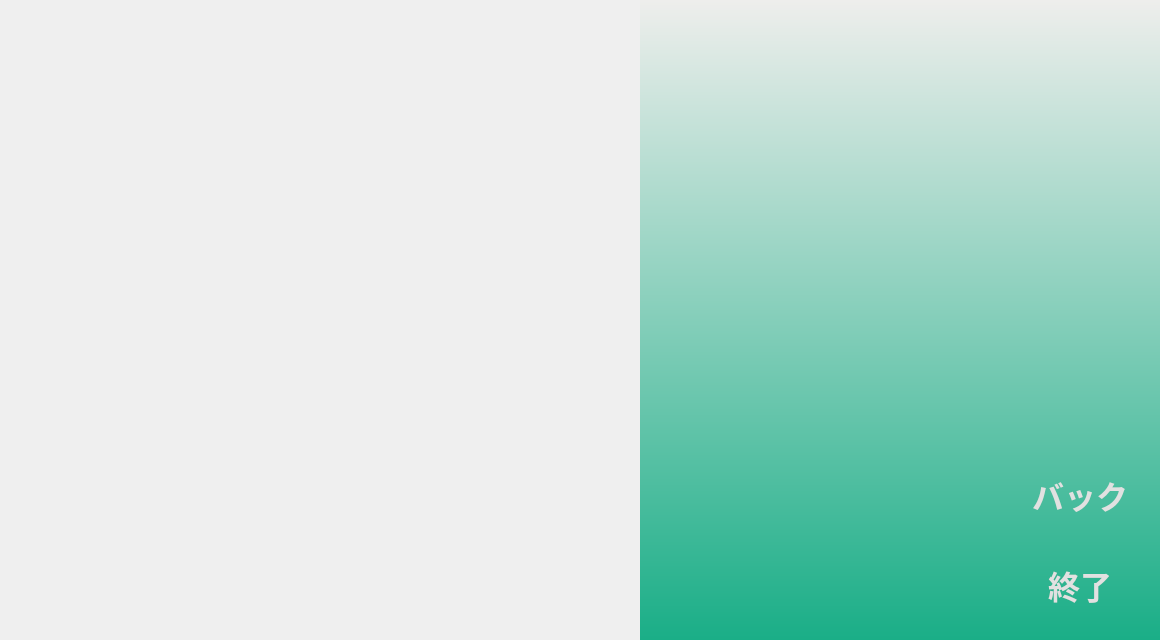
<?xml version="1.0" encoding="UTF-8"?>
<ui version="4.0">
 <class>edit</class>
 <widget class="QWidget" name="edit">
  <property name="geometry">
   <rect>
    <x>0</x>
    <y>0</y>
    <width>1160</width>
    <height>640</height>
   </rect>
  </property>
  <property name="windowTitle">
   <string>Chess Game</string>
  </property>
  <widget class="QLabel" name="label">
   <property name="geometry">
    <rect>
     <x>0</x>
     <y>0</y>
     <width>640</width>
     <height>640</height>
    </rect>
   </property>
   <property name="styleSheet">
    <string notr="true">background-image:url(:/pic/chessboard.png)</string>
   </property>
   <property name="text">
    <string/>
   </property>
  </widget>
  <widget class="QLabel" name="label_2">
   <property name="geometry">
    <rect>
     <x>640</x>
     <y>0</y>
     <width>520</width>
     <height>640</height>
    </rect>
   </property>
   <property name="styleSheet">
    <string notr="true">background-color:qlineargradient(spread:pad, x1:1, y1:0, x2:1, y2:1, stop:0 rgba(238, 238, 236, 255), stop:1 rgba(26, 174, 135, 255))</string>
   </property>
   <property name="text">
    <string/>
   </property>
  </widget>
  <widget class="QPushButton" name="back">
   <property name="geometry">
    <rect>
     <x>1020</x>
     <y>460</y>
     <width>120</width>
     <height>70</height>
    </rect>
   </property>
   <property name="font">
    <font>
     <pointsize>24</pointsize>
     <weight>75</weight>
     <bold>true</bold>
    </font>
   </property>
   <property name="styleSheet">
    <string notr="true">QPushButton {
color:rgb(225, 225, 225);
border:none;
background-color:transparent;
}
QPushButton :pressed{
background-color:qlineargradient(spread:pad, x1:1, y1:0, x2:1, y2:1, stop:0 rgba(255, 255, 255, 255), stop:1 rgba(97, 103, 205, 255));
}</string>
   </property>
   <property name="text">
    <string>バック</string>
   </property>
  </widget>
  <widget class="QPushButton" name="end">
   <property name="geometry">
    <rect>
     <x>1020</x>
     <y>550</y>
     <width>120</width>
     <height>70</height>
    </rect>
   </property>
   <property name="font">
    <font>
     <pointsize>24</pointsize>
     <weight>75</weight>
     <bold>true</bold>
    </font>
   </property>
   <property name="styleSheet">
    <string notr="true">QPushButton {
color:rgb(225, 225, 225);
border:none;
background-color:transparent;
}
QPushButton :pressed{
background-color:qlineargradient(spread:pad, x1:1, y1:0, x2:1, y2:1, stop:0 rgba(255, 255, 255, 255), stop:1 rgba(97, 103, 205, 255));
}</string>
   </property>
   <property name="text">
    <string>終了</string>
   </property>
  </widget>
  <widget class="QPushButton" name="black_rook1">
   <property name="geometry">
    <rect>
     <x>680</x>
     <y>0</y>
     <width>80</width>
     <height>80</height>
    </rect>
   </property>
   <property name="styleSheet">
    <string notr="true">QPushButton {
border:none;
background-color:transparent;
background-image:url(:/pic/black_rook.png);
}</string>
   </property>
   <property name="text">
    <string/>
   </property>
  </widget>
  <widget class="QPushButton" name="black_rook2">
   <property name="geometry">
    <rect>
     <x>680</x>
     <y>560</y>
     <width>80</width>
     <height>80</height>
    </rect>
   </property>
   <property name="styleSheet">
    <string notr="true">QPushButton {
border:none;
background-color:transparent;
background-image:url(:/pic/black_rook.png);
}</string>
   </property>
   <property name="text">
    <string/>
   </property>
  </widget>
  <widget class="QPushButton" name="white_rook2">
   <property name="geometry">
    <rect>
     <x>840</x>
     <y>560</y>
     <width>80</width>
     <height>80</height>
    </rect>
   </property>
   <property name="styleSheet">
    <string notr="true">QPushButton {
border:none;
background-color:transparent;
background-image:url(:/pic/white_rook.png);
}</string>
   </property>
   <property name="text">
    <string/>
   </property>
  </widget>
  <widget class="QPushButton" name="white_rook1">
   <property name="geometry">
    <rect>
     <x>840</x>
     <y>0</y>
     <width>80</width>
     <height>80</height>
    </rect>
   </property>
   <property name="styleSheet">
    <string notr="true">QPushButton {
border:none;
background-color:transparent;
background-image:url(:/pic/white_rook.png);
}</string>
   </property>
   <property name="text">
    <string/>
   </property>
  </widget>
  <widget class="QPushButton" name="black_knight1">
   <property name="geometry">
    <rect>
     <x>680</x>
     <y>80</y>
     <width>80</width>
     <height>80</height>
    </rect>
   </property>
   <property name="styleSheet">
    <string notr="true">QPushButton {
border:none;
background-color:transparent;
background-image:url(:/pic/black_knight.png);
}</string>
   </property>
   <property name="text">
    <string/>
   </property>
  </widget>
  <widget class="QPushButton" name="black_knight2">
   <property name="geometry">
    <rect>
     <x>680</x>
     <y>480</y>
     <width>80</width>
     <height>80</height>
    </rect>
   </property>
   <property name="styleSheet">
    <string notr="true">QPushButton {
border:none;
background-color:transparent;
background-image:url(:/pic/black_knight.png);
}</string>
   </property>
   <property name="text">
    <string/>
   </property>
  </widget>
  <widget class="QPushButton" name="white_knight1">
   <property name="geometry">
    <rect>
     <x>840</x>
     <y>80</y>
     <width>80</width>
     <height>80</height>
    </rect>
   </property>
   <property name="styleSheet">
    <string notr="true">QPushButton {
border:none;
background-color:transparent;
background-image:url(:/pic/white_knight.png);
}</string>
   </property>
   <property name="text">
    <string/>
   </property>
  </widget>
  <widget class="QPushButton" name="white_knight2">
   <property name="geometry">
    <rect>
     <x>840</x>
     <y>480</y>
     <width>80</width>
     <height>80</height>
    </rect>
   </property>
   <property name="styleSheet">
    <string notr="true">QPushButton {
border:none;
background-color:transparent;
background-image:url(:/pic/white_knight.png);
}</string>
   </property>
   <property name="text">
    <string/>
   </property>
  </widget>
  <widget class="QPushButton" name="black_bishop1">
   <property name="geometry">
    <rect>
     <x>680</x>
     <y>160</y>
     <width>80</width>
     <height>80</height>
    </rect>
   </property>
   <property name="styleSheet">
    <string notr="true">QPushButton {
border:none;
background-color:transparent;
background-image:url(:/pic/black_bishop.png);
}</string>
   </property>
   <property name="text">
    <string/>
   </property>
  </widget>
  <widget class="QPushButton" name="black_bishop2">
   <property name="geometry">
    <rect>
     <x>680</x>
     <y>400</y>
     <width>80</width>
     <height>80</height>
    </rect>
   </property>
   <property name="styleSheet">
    <string notr="true">QPushButton {
border:none;
background-color:transparent;
background-image:url(:/pic/black_bishop.png);
}</string>
   </property>
   <property name="text">
    <string/>
   </property>
  </widget>
  <widget class="QPushButton" name="white_bishop1">
   <property name="geometry">
    <rect>
     <x>840</x>
     <y>160</y>
     <width>80</width>
     <height>80</height>
    </rect>
   </property>
   <property name="styleSheet">
    <string notr="true">QPushButton {
border:none;
background-color:transparent;
background-image:url(:/pic/white_bishop.png);
}</string>
   </property>
   <property name="text">
    <string/>
   </property>
  </widget>
  <widget class="QPushButton" name="white_bishop2">
   <property name="geometry">
    <rect>
     <x>840</x>
     <y>400</y>
     <width>80</width>
     <height>80</height>
    </rect>
   </property>
   <property name="styleSheet">
    <string notr="true">QPushButton {
border:none;
background-color:transparent;
background-image:url(:/pic/white_bishop.png);
}</string>
   </property>
   <property name="text">
    <string/>
   </property>
  </widget>
  <widget class="QPushButton" name="black_king">
   <property name="geometry">
    <rect>
     <x>680</x>
     <y>320</y>
     <width>80</width>
     <height>80</height>
    </rect>
   </property>
   <property name="styleSheet">
    <string notr="true">QPushButton {
border:none;
background-color:transparent;
background-image:url(:/pic/black_king.png);
}</string>
   </property>
   <property name="text">
    <string/>
   </property>
  </widget>
  <widget class="QPushButton" name="white_king">
   <property name="geometry">
    <rect>
     <x>840</x>
     <y>320</y>
     <width>80</width>
     <height>80</height>
    </rect>
   </property>
   <property name="styleSheet">
    <string notr="true">QPushButton {
border:none;
background-color:transparent;
background-image:url(:/pic/white_king.png);
}</string>
   </property>
   <property name="text">
    <string/>
   </property>
  </widget>
  <widget class="QPushButton" name="white_queen">
   <property name="geometry">
    <rect>
     <x>840</x>
     <y>240</y>
     <width>80</width>
     <height>80</height>
    </rect>
   </property>
   <property name="styleSheet">
    <string notr="true">QPushButton {
border:none;
background-color:transparent;
background-image:url(:/pic/white_queen.png);
}</string>
   </property>
   <property name="text">
    <string/>
   </property>
  </widget>
  <widget class="QPushButton" name="black_queen">
   <property name="geometry">
    <rect>
     <x>680</x>
     <y>240</y>
     <width>80</width>
     <height>80</height>
    </rect>
   </property>
   <property name="styleSheet">
    <string notr="true">QPushButton {
border:none;
background-color:transparent;
background-image:url(:/pic/black_queen.png);
}</string>
   </property>
   <property name="text">
    <string/>
   </property>
  </widget>
  <widget class="QPushButton" name="black_pawn">
   <property name="geometry">
    <rect>
     <x>760</x>
     <y>0</y>
     <width>80</width>
     <height>80</height>
    </rect>
   </property>
   <property name="styleSheet">
    <string notr="true">QPushButton {
border:none;
background-color:transparent;
background-image:url(:/pic/black_pawn.png);
}</string>
   </property>
   <property name="text">
    <string/>
   </property>
  </widget>
  <widget class="QPushButton" name="black_pawn2">
   <property name="geometry">
    <rect>
     <x>760</x>
     <y>80</y>
     <width>80</width>
     <height>80</height>
    </rect>
   </property>
   <property name="styleSheet">
    <string notr="true">QPushButton {
border:none;
background-color:transparent;
background-image:url(:/pic/black_pawn.png);
}</string>
   </property>
   <property name="text">
    <string/>
   </property>
  </widget>
  <widget class="QPushButton" name="black_pawn3">
   <property name="geometry">
    <rect>
     <x>760</x>
     <y>160</y>
     <width>80</width>
     <height>80</height>
    </rect>
   </property>
   <property name="styleSheet">
    <string notr="true">QPushButton {
border:none;
background-color:transparent;
background-image:url(:/pic/black_pawn.png);
}</string>
   </property>
   <property name="text">
    <string/>
   </property>
  </widget>
  <widget class="QPushButton" name="black_pawn4">
   <property name="geometry">
    <rect>
     <x>760</x>
     <y>240</y>
     <width>80</width>
     <height>80</height>
    </rect>
   </property>
   <property name="styleSheet">
    <string notr="true">QPushButton {
border:none;
background-color:transparent;
background-image:url(:/pic/black_pawn.png);
}</string>
   </property>
   <property name="text">
    <string/>
   </property>
  </widget>
  <widget class="QPushButton" name="black_pawn5">
   <property name="geometry">
    <rect>
     <x>760</x>
     <y>320</y>
     <width>80</width>
     <height>80</height>
    </rect>
   </property>
   <property name="styleSheet">
    <string notr="true">QPushButton {
border:none;
background-color:transparent;
background-image:url(:/pic/black_pawn.png);
}</string>
   </property>
   <property name="text">
    <string/>
   </property>
  </widget>
  <widget class="QPushButton" name="black_pawn6">
   <property name="geometry">
    <rect>
     <x>760</x>
     <y>400</y>
     <width>80</width>
     <height>80</height>
    </rect>
   </property>
   <property name="styleSheet">
    <string notr="true">QPushButton {
border:none;
background-color:transparent;
background-image:url(:/pic/black_pawn.png);
}</string>
   </property>
   <property name="text">
    <string/>
   </property>
  </widget>
  <widget class="QPushButton" name="black_pawn7">
   <property name="geometry">
    <rect>
     <x>760</x>
     <y>480</y>
     <width>80</width>
     <height>80</height>
    </rect>
   </property>
   <property name="styleSheet">
    <string notr="true">QPushButton {
border:none;
background-color:transparent;
background-image:url(:/pic/black_pawn.png);
}</string>
   </property>
   <property name="text">
    <string/>
   </property>
  </widget>
  <widget class="QPushButton" name="black_pawn8">
   <property name="geometry">
    <rect>
     <x>760</x>
     <y>560</y>
     <width>80</width>
     <height>80</height>
    </rect>
   </property>
   <property name="styleSheet">
    <string notr="true">QPushButton {
border:none;
background-color:transparent;
background-image:url(:/pic/black_pawn.png);
}</string>
   </property>
   <property name="text">
    <string/>
   </property>
  </widget>
  <widget class="QPushButton" name="white_pawn1">
   <property name="geometry">
    <rect>
     <x>920</x>
     <y>0</y>
     <width>80</width>
     <height>80</height>
    </rect>
   </property>
   <property name="styleSheet">
    <string notr="true">QPushButton {
border:none;
background-color:transparent;
background-image:url(:/pic/white_pawn.png);
}</string>
   </property>
   <property name="text">
    <string/>
   </property>
  </widget>
  <widget class="QPushButton" name="white_pawn2">
   <property name="geometry">
    <rect>
     <x>920</x>
     <y>80</y>
     <width>80</width>
     <height>80</height>
    </rect>
   </property>
   <property name="styleSheet">
    <string notr="true">QPushButton {
border:none;
background-color:transparent;
background-image:url(:/pic/white_pawn.png);
}</string>
   </property>
   <property name="text">
    <string/>
   </property>
  </widget>
  <widget class="QPushButton" name="white_pawn3">
   <property name="geometry">
    <rect>
     <x>920</x>
     <y>160</y>
     <width>80</width>
     <height>80</height>
    </rect>
   </property>
   <property name="styleSheet">
    <string notr="true">QPushButton {
border:none;
background-color:transparent;
background-image:url(:/pic/white_pawn.png);
}</string>
   </property>
   <property name="text">
    <string/>
   </property>
  </widget>
  <widget class="QPushButton" name="white_pawn4">
   <property name="geometry">
    <rect>
     <x>920</x>
     <y>240</y>
     <width>80</width>
     <height>80</height>
    </rect>
   </property>
   <property name="styleSheet">
    <string notr="true">QPushButton {
border:none;
background-color:transparent;
background-image:url(:/pic/white_pawn.png);
}</string>
   </property>
   <property name="text">
    <string/>
   </property>
  </widget>
  <widget class="QPushButton" name="white_pawn5">
   <property name="geometry">
    <rect>
     <x>920</x>
     <y>320</y>
     <width>80</width>
     <height>80</height>
    </rect>
   </property>
   <property name="styleSheet">
    <string notr="true">QPushButton {
border:none;
background-color:transparent;
background-image:url(:/pic/white_pawn.png);
}</string>
   </property>
   <property name="text">
    <string/>
   </property>
  </widget>
  <widget class="QPushButton" name="white_pawn6">
   <property name="geometry">
    <rect>
     <x>920</x>
     <y>400</y>
     <width>80</width>
     <height>80</height>
    </rect>
   </property>
   <property name="styleSheet">
    <string notr="true">QPushButton {
border:none;
background-color:transparent;
background-image:url(:/pic/white_pawn.png);
}</string>
   </property>
   <property name="text">
    <string/>
   </property>
  </widget>
  <widget class="QPushButton" name="white_pawn7">
   <property name="geometry">
    <rect>
     <x>920</x>
     <y>480</y>
     <width>80</width>
     <height>80</height>
    </rect>
   </property>
   <property name="styleSheet">
    <string notr="true">QPushButton {
border:none;
background-color:transparent;
background-image:url(:/pic/white_pawn.png);
}</string>
   </property>
   <property name="text">
    <string/>
   </property>
  </widget>
  <widget class="QPushButton" name="white_pawn8">
   <property name="geometry">
    <rect>
     <x>920</x>
     <y>560</y>
     <width>80</width>
     <height>80</height>
    </rect>
   </property>
   <property name="styleSheet">
    <string notr="true">QPushButton {
border:none;
background-color:transparent;
background-image:url(:/pic/white_pawn.png);
}</string>
   </property>
   <property name="text">
    <string/>
   </property>
  </widget>
 </widget>
 <resources/>
 <connections/>
</ui>
